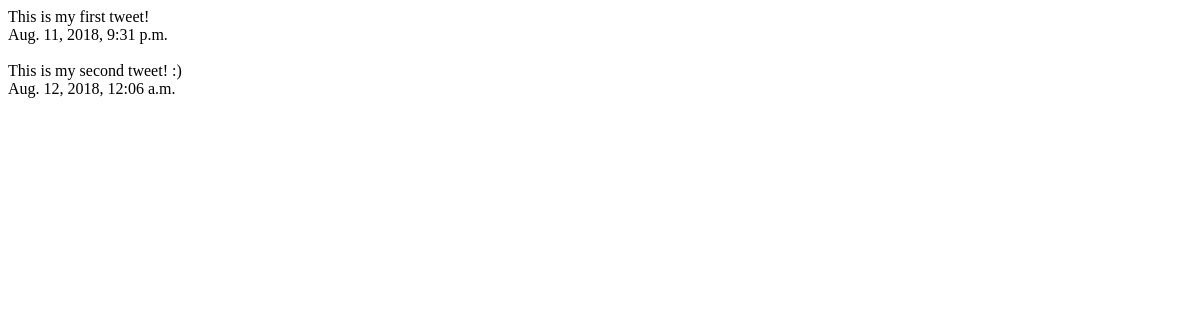
The app's page /tweet/, older data.
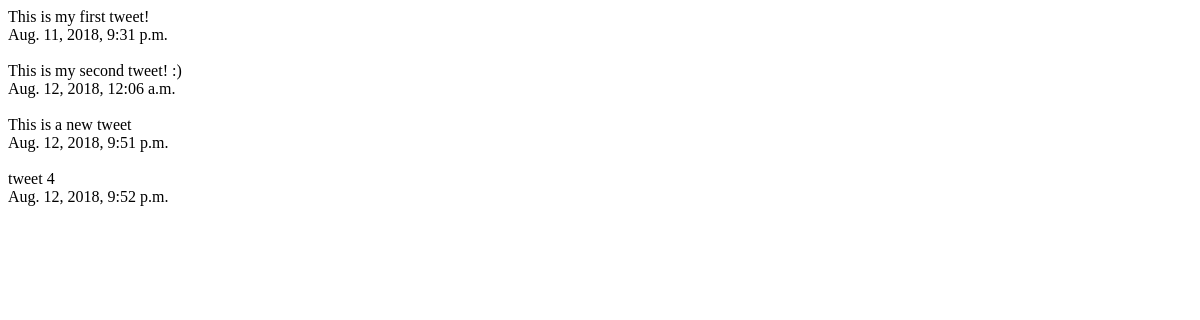
The same page, newer data.
### tweets/models.py (models this page shows, shortened)
class Tweet(models.Model):
	user = models.ForeignKey(settings.AUTH_USER_MODEL, default=1)
	content = models.CharField(max_length=140, validators=[validate_content])
	timestamp = models.DateTimeField(auto_now_add=True)
	updated = models.DateTimeField(auto_now=True)

### tweets/views.py (the view)
def tweet_list_view(request):
	queryset = Tweet.objects.all()
	context = {
		'object_list': queryset
	}
	return render(request, 'tweets/list_view.html', context)

### tweets/templates/tweets/list_view.html
{% for obj in object_list %}
{{ obj.content }}<br>
{{ obj.timestamp }}<br><br>
{% endfor %}

Row changes from the older to the newer data that the page shows:
added Tweet: content "This is a new tweet", timestamp "Aug. 12, 2018, 9:51 p.m."
added Tweet: content "tweet 4", timestamp "Aug. 12, 2018, 9:52 p.m."
